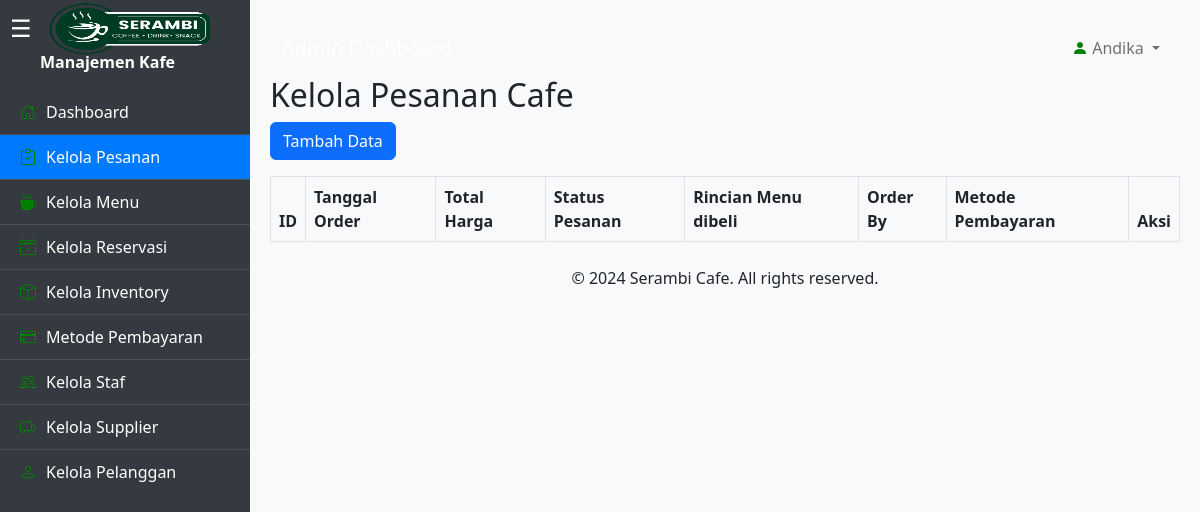
Page /manajemenkafe/kelolapesanan.php (signed in) on the earlier database version.
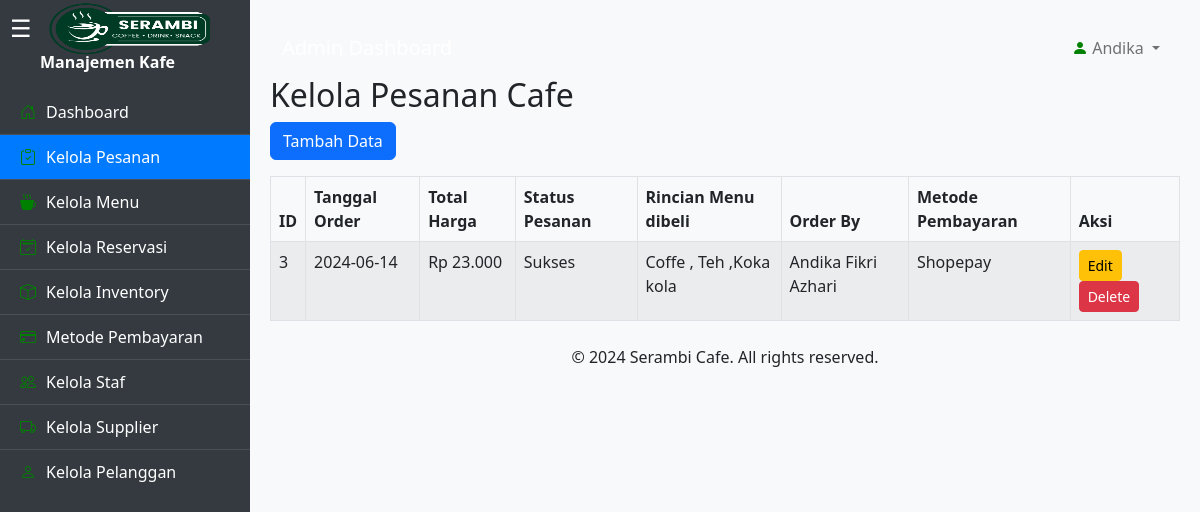
Same page on the later database version.
### tables this page shows
CREATE TABLE `orders` (
  `order_id` int(11) NOT NULL,
  `tanggal_pesanan` date DEFAULT NULL,
  `total_harga` decimal(10,0) DEFAULT NULL,
  `status_pesanan` varchar(50) DEFAULT NULL,
  `menudibeli` varchar(1255) DEFAULT NULL,
  `customer_id` int(11) DEFAULT NULL,
  `id_metode` int(11) DEFAULT NULL
);

CREATE TABLE `customers` (
  `customer_id` int(11) NOT NULL,
  `nama_pelanggan` varchar(100) DEFAULT NULL,
  `alamat` varchar(255) DEFAULT NULL,
  `email` varchar(100) DEFAULT NULL,
  `nomor_telepon` varchar(20) DEFAULT NULL
);

CREATE TABLE `metodepembayaran` (
  `id_metode` int(11) NOT NULL,
  `nama_metode` varchar(100) DEFAULT NULL,
  `kategori_metode` varchar(100) DEFAULT NULL,
  `logo_metode` blob DEFAULT NULL
);

### manajemenkafe/kelolapesanan.php (the view, shortened to what the changed rows need)
<?php
include 'koneksi.php';
$query = "SELECT orders.*, customers.nama_pelanggan, metodepembayaran.nama_metode
FROM orders
JOIN customers ON orders.customer_id = customers.customer_id
JOIN metodepembayaran ON orders.id_metode = metodepembayaran.id_metode";
$result = mysqli_query($conn, $query);
?>
<!DOCTYPE html>
<html lang="en">
<head>
    <link href="https://cdn.jsdelivr.net/npm/bootstrap@5.2.3/dist/css/bootstrap.min.css" rel="stylesheet">
    <link rel="stylesheet" href="https://cdn.jsdelivr.net/npm/bootstrap-icons@1.11.3/font/bootstrap-icons.min.css">
</head>
<body>
    <div class="content" id="content">
        <main>
            <h2>Kelola Pesanan Cafe</h2>
            <table class="table table-bordered table-striped">
                <thead>
                    <tr>
                        <th>ID</th>
                        <th>Tanggal Order</th>
                        <th>Total Harga</th>
                        <th>Status Pesanan</th>
                        <th>Rincian Menu dibeli</th>
                        <th>Order By</th>
                        <th>Metode Pembayaran</th>
                        <th>Aksi</th>
                    </tr>
                </thead>
                <tbody>
                    <?php while ($row = mysqli_fetch_assoc($result)): ?>
                        <tr>
                            <td><?php echo htmlspecialchars($row['order_id']); ?></td>
                            <td><?php echo htmlspecialchars($row['tanggal_pesanan']); ?></td>
                            <td><?php echo 'Rp ' . number_format($row['total_harga'], 0, ',', '.'); ?></td>
                            <td><?php echo htmlspecialchars($row['status_pesanan']); ?></td>
                            <td><?php echo htmlspecialchars($row['menudibeli']); ?></td>
                            <td><?php echo htmlspecialchars($row['nama_pelanggan']); ?></td>
                            <td><?php echo htmlspecialchars($row['nama_metode']); ?></td>
                            <td>
                                <a href="editpesanan.php?id=<?php echo $row['order_id']; ?>" class="btn btn-warning btn-sm">Edit</a>
                                <a href="#" class="btn btn-danger btn-sm" data-bs-toggle="modal" onclick="showConfirmation(<?php echo $row['order_id']; ?>)">Delete</a>
                            </td>
                        </tr>
                    <?php endwhile; ?>
                </tbody>
            </table>
        </main>
    </div>
</body>
</html>

Differences in the rows shown:
added orders: order_id "3", tanggal_pesanan "2024-06-14", total_harga "23.000", status_pesanan "Sukses", menudibeli "Coffe , Teh ,Koka kola", customer.nama_pelanggan "Andika Fikri Azhari", id_metode.nama_metode "Shopepay"
